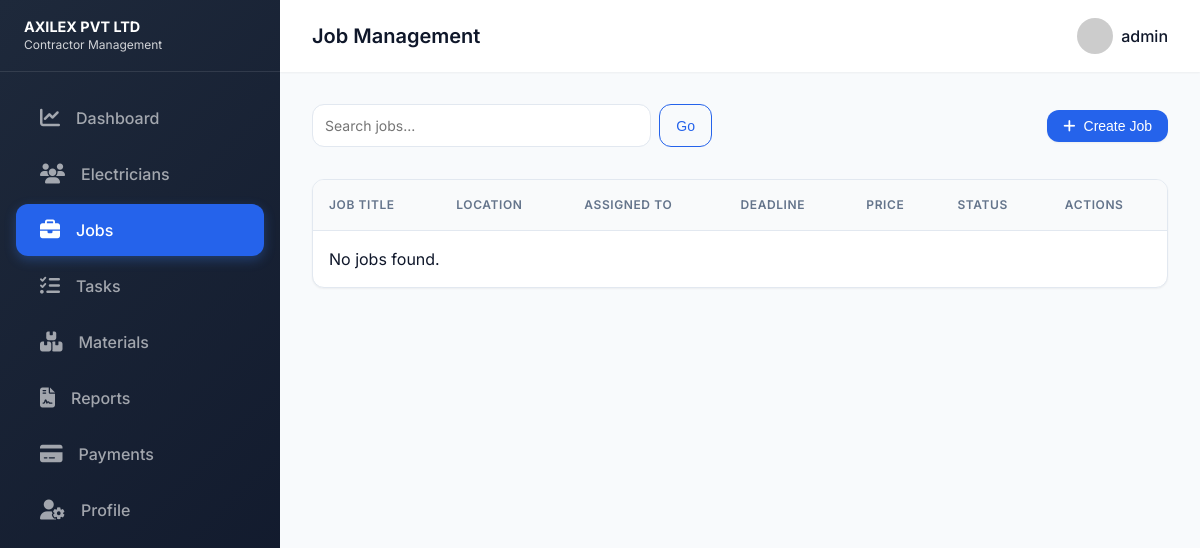
Page /jobs (signed in) on the earlier database version.
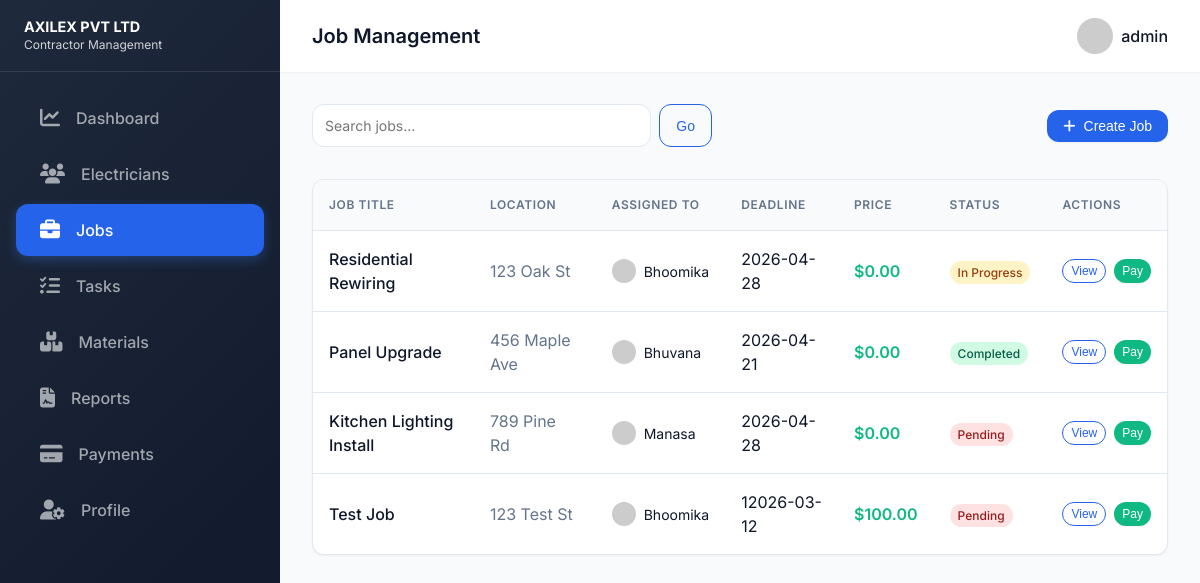
Same page on the later database version.
### tables this page shows
CREATE TABLE Jobs (
            id INTEGER PRIMARY KEY AUTOINCREMENT,
            title TEXT NOT NULL,
            description TEXT,
            location TEXT,
            deadline TEXT,
            assigned_electrician_id INTEGER,
            status TEXT DEFAULT 'Pending', image_path TEXT, price REAL DEFAULT 0.0,
            FOREIGN KEY (assigned_electrician_id) REFERENCES Electricians (id)
        );

CREATE TABLE Electricians (
            id INTEGER PRIMARY KEY AUTOINCREMENT,
            name TEXT NOT NULL,
            phone TEXT,
            email TEXT,
            status TEXT DEFAULT 'Available'
        , user_id INTEGER REFERENCES Users(id));

### app.py (the view, shortened to what this page needs)
@app.route('/jobs', methods=['GET', 'POST'])
@login_required
def jobs():
    conn = get_db_connection()
    q = request.args.get('q', '')
    if session['role'] == 'admin':
        query = 'SELECT j.*, e.name as electrician_name FROM Jobs j LEFT JOIN Electricians e ON j.assigned_electrician_id = e.id'
        params = []
        if q:
            query += ' WHERE j.title LIKE ? OR j.location LIKE ?'
            params = [f'%{q}%', f'%{q}%']
        jobs = conn.execute(query, params).fetchall()
    els = conn.execute('SELECT id, name FROM Electricians').fetchall()
    conn.close()
    return render_template('jobs.html', jobs=jobs, electricians=els)

### app.py (called while the page is built)
def get_db_connection():
    conn = sqlite3.connect(DB_PATH)
    conn.row_factory = sqlite3.Row
    return conn

def login_required(f):
    @wraps(f)
    def decorated_function(*args, **kwargs):
        if 'user_id' not in session:
            return redirect(url_for('login'))
        return f(*args, **kwargs)
    return decorated_function

@app.context_processor
def inject_user():
    return dict(user_role=session.get('role'), username=session.get('username'))

### templates/jobs.html (shortened to what this page needs)
<!DOCTYPE html>
<html lang="en">
<head>
    <link rel="stylesheet" href="/static/css/styles.css">
    <link rel="stylesheet" href="https://cdnjs.cloudflare.com/ajax/libs/font-awesome/6.4.0/css/all.min.css">
</head>
<body>
    <div class="dashboard-layout">
        <aside class="sidebar">
            <div class="sidebar-header" style="justify-content: space-between;">
                <div style="font-size: 0.9rem; font-weight: 700; line-height: 1.2;">AXILEX PVT LTD <br><small style="font-weight: 400; opacity: 0.8;">Contractor Management</small></div>
            </div>
            <nav class="sidebar-nav">
                <a href="/dashboard" class="sidebar-link">
                    <i class="fa-solid fa-chart-line"></i> Dashboard
                </a>
                {% if session.role == 'admin' %}
                <a href="/electricians" class="sidebar-link">
                    <i class="fa-solid fa-users"></i> Electricians
                </a>
                {% endif %}
                <a href="/jobs" class="sidebar-link active">
                    <i class="fa-solid fa-briefcase"></i> Jobs
                </a>
                <a href="/tasks" class="sidebar-link">
                    <i class="fa-solid fa-list-check"></i> Tasks
                </a>
                {% if session.role == 'admin' %}
                <a href="/materials" class="sidebar-link">
                    <i class="fa-solid fa-boxes-stacked"></i> Materials
                </a>
                <a href="/reporter" class="sidebar-link">
                    <i class="fa-solid fa-file-contract"></i> Reports
                </a>
                <a href="/payments" class="sidebar-link">
                    <i class="fa-solid fa-credit-card"></i> Payments
                </a>
                {% endif %}
                <a href="/profile" class="sidebar-link">
                    <i class="fa-solid fa-user-gear"></i> Profile
                </a>
            </nav>
        </aside>
        <main class="main-content">
            <header class="topbar">
                <div class="flex items-center gap-2">
                    <h2 style="margin: 0; font-size: 1.25rem;">Job Management</h2>
                </div>
                <div class="topbar-right">
                    <div class="user-profile">
                        <img src="https://ui-avatars.com/api/?name={{ session.username|urlencode }}&background=DBEAFE&color=1E3A8A" alt="Profile" style="width: 36px; height: 36px; border-radius: 50%;">
                        <span>{{ session.username }}</span>
                    </div>
                </div>
            </header>
            <div class="content-area">
                <div class="flex justify-between items-center mb-4">
                    <form action="/jobs" method="GET" class="flex gap-1" style="width: 400px;">
                        <input type="text" name="q" class="form-control" placeholder="Search jobs..." value="{{ request.args.get('q', '') }}">
                        <button type="submit" class="btn btn-outline">Go</button>
                    </form>
                    {% if session.role == 'admin' %}
                    <button id="createJobBtn" class="btn btn-primary"><i class="fa-solid fa-plus" style="margin-right: 0.5rem;"></i> Create Job</button>
                    {% endif %}
                </div>
                <div class="table-container">
                    <table class="table">
                        <thead>
                            <tr>
                                <th>Job Title</th>
                                <th>Location</th>
                                <th>Assigned To</th>
                                <th>Deadline</th>
                                <th>Price</th>
                                <th>Status</th>
                                <th>Actions</th>
                            </tr>
                        </thead>
                        <tbody>
                            {% for job in jobs %}
                            <tr>
                                <td style="font-weight: 500;">{{ job.title }}</td>
                                <td style="color: var(--text-light);">{{ job.location or 'N/A' }}</td>
                                <td>
                                    {% if job.electrician_name %}
                                    <div class="flex items-center gap-1">
                                        <img src="https://ui-avatars.com/api/?name={{ job.electrician_name|urlencode }}&background=random" style="width: 24px; height: 24px; border-radius: 50%;">
                                        <span style="font-size: 0.875rem;">{{ job.electrician_name }}</span>
                                    </div>
                                    {% else %}
                                    <span style="font-size: 0.875rem; color: var(--text-light); font-style: italic;">Unassigned</span>
                                    {% endif %}
                                </td>
                                <td>{{ job.deadline or 'N/A' }}</td>
                                <td style="font-weight: 600; color: var(--success);">${{ "%.2f"|format(job.price) }}</td>
                                <td>
                                    <span class="badge badge-{{ 'success' if job.status == 'Completed' else 'warning' if job.status == 'In Progress' else 'danger' }}">
                                        {{ job.status }}
                                    </span>
                                </td>
                                <td>
                                    <div class="flex gap-1">
                                        <button class="btn btn-outline view-job-btn" data-id="{{ job.id }}" style="padding: 0.25rem 0.5rem; font-size: 0.75rem;">View</button>
                                        <button class="btn btn-primary pay-btn" data-id="{{ job.id }}" data-title="{{ job.title }}" data-amount="{{ job.price or 0 }}" data-assignee="{{ job.assigned_electrician_id }}" style="padding: 0.25rem 0.5rem; font-size: 0.75rem; background-color: #10b981; border-color: #10b981;">Pay</button>
                                    </div>
                                </td>
                            </tr>
                            {% else %}
                            <tr>
                                <td colspan="6" class="text-center">No jobs found.</td>
                            </tr>
                            {% endfor %}
                        </tbody>
                    </table>
                </div>
            </div>
        </main>
    </div>
</body>
</html>

Differences in the rows shown:
added Jobs: title "Residential Rewiring", location "123 Oak St", electrician_name "Bhoomika", deadline "2026-04-28", price "0.00", status "In Progress"
added Jobs: title "Panel Upgrade", location "456 Maple Ave", electrician_name "Bhuvana", deadline "2026-04-21", price "0.00", status "Completed"
added Jobs: title "Kitchen Lighting Install", location "789 Pine Rd", electrician_name "Manasa", deadline "2026-04-28", price "0.00", status "Pending"
added Jobs: title "Test Job", location "123 Test St", electrician_name "Bhoomika", deadline "12026-03-12", price "100.00", status "Pending"
Other differences:
text no longer shown: "No jobs found."
